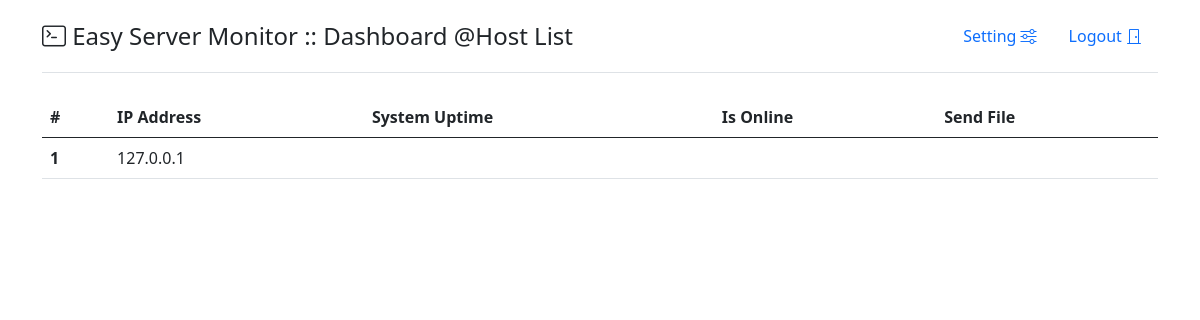
/host_list/ (signed in), run on an earlier commit of the app's database.
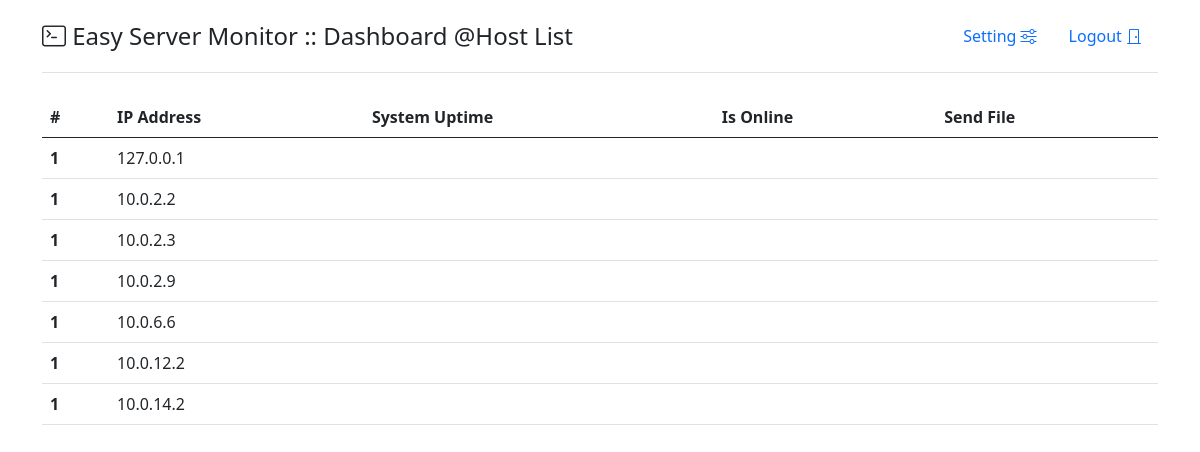
And on a later commit of the database.
### ESM_Server/models.py (models this page shows, shortened)
class ESM(models.Model):
    ip_address = models.CharField(verbose_name='IP地址', max_length=24, unique=True, null=False)
    client_port = models.IntegerField(verbose_name='端口', default=5000, null=False)
    client_password = models.CharField(verbose_name='密码', max_length=1024, null=True, default='None')
    pin_to_index = models.BooleanField(verbose_name='固定到主页', default=False)

### ESM_Server/views.py (the view)
# urls.py: path('host_list/', login_required(host_list), name='host_list'),
@login_required
def host_list(request):
    all_host = ESM.objects.all()
    context = {
        'all_host': all_host,
    }
    return render(request=request, template_name='host_list.html', context=context)

### ESM_Server/templates/host_list.html (shortened to what this page needs)
<!DOCTYPE html>
<html lang="zh">
<head>
    <link href="https://cdn.jsdelivr.net/npm/bootstrap@5.1.0/dist/css/bootstrap.min.css" rel="stylesheet">
    <link rel="stylesheet" href="https://cdn.jsdelivr.net/npm/bootstrap-icons@1.5.0/font/bootstrap-icons.css">
</head>
<body>
    <div class="container">
        <header class="d-flex flex-wrap justify-content-center py-3 mb-4 border-bottom">
            <a href="{% url 'index' %}" class="d-flex align-items-center mb-3 mb-md-0 me-md-auto text-dark text-decoration-none">
                <span class="fs-4"><i class="bi bi-terminal"></i> Easy Server Monitor :: Dashboard @Host List</span>
            </a>
            <ul class="nav nav-pills">
                {% if request.user.is_authenticated %}
                    <li class="nav-item"><a href="/admin/ESM_Server/esm/" class="nav-link">Setting <i class="bi bi-sliders"></i></a></li>
                    <li class="nav-item"><a href="{% url 'logout' %}" class="nav-link">Logout <i class="bi bi-door-closed"></i></a></li>
                {% else %}
                    <li class="nav-item"><a href="{% url 'login' %}" class="nav-link link-danger">Login <i class="bi bi-door-open"></i></a></li>
                {% endif %}
            </ul>
        </header>
    </div>
    <div class="container">
        <table class="table">
            <thead>
                <tr>
                    <th scope="col">#</th>
                    <th scope="col">IP Address</th>
                    <th scope="col">System Uptime</th>
                    <th scope="col">Is Online</th>
                    <th scope="col">Send File</th>
                </tr>
            </thead>
            <tbody>
                {% for i in all_host %}
                    <tr>
                        <th scope="row">1</th>
                        <td>{{ i.ip_address }}</td>
                        <td></td>
                        <td></td>
                        <td></td>
                    </tr>
                {% endfor %}
            </tbody>
        </table>
    </div>
</body>
</html>

What changed in the data, as far as the page shows it:
added ESM: ip_address "10.0.2.2"
added ESM: ip_address "10.0.2.3"
added ESM: ip_address "10.0.2.9"
added ESM: ip_address "10.0.6.6"
added ESM: ip_address "10.0.12.2"
added ESM: ip_address "10.0.14.2"
